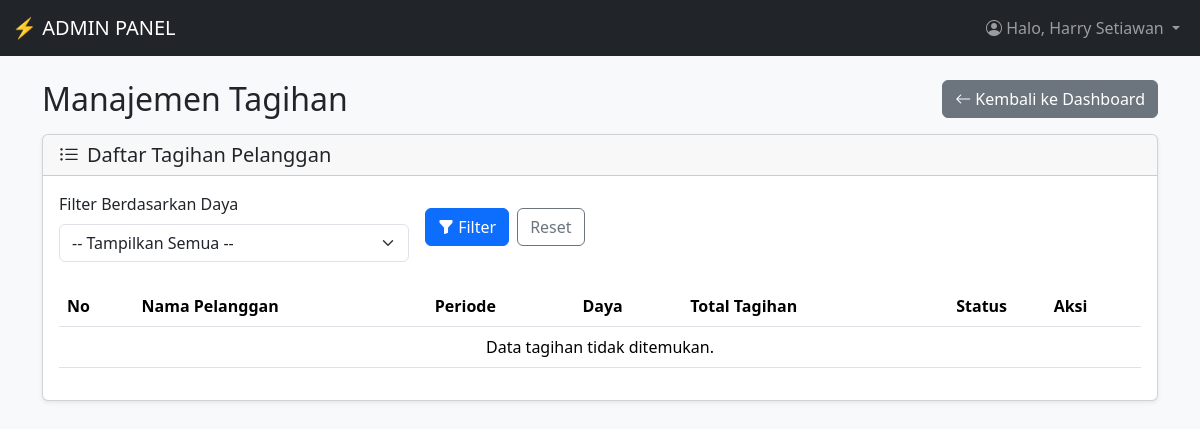
The app's page /admin/tagihan.php?daya=3500 (signed in), older data.
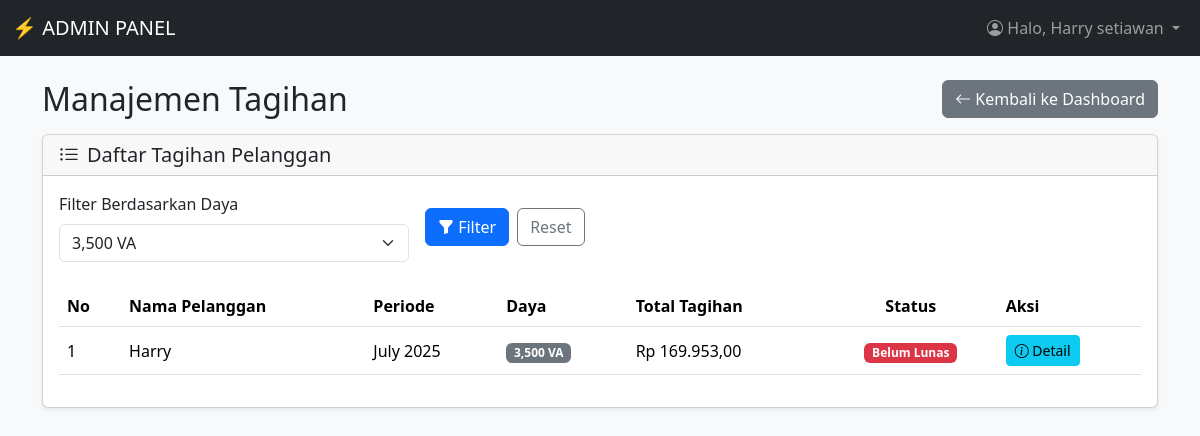
The same page, newer data.
### tables this page shows
CREATE TABLE `tagihan` (
  `id_tagihan` int(11) NOT NULL,
  `id_penggunaan` int(11) NOT NULL,
  `jumlah_meter` float NOT NULL,
  `total_bayar` decimal(12,2) NOT NULL,
  `status` enum('belum_lunas','diproses','lunas') NOT NULL DEFAULT 'belum_lunas'
);

CREATE TABLE `users` (
  `id_user` int(11) NOT NULL,
  `username` varchar(50) NOT NULL,
  `password` varchar(255) NOT NULL,
  `nama_lengkap` varchar(100) NOT NULL,
  `role` enum('admin','pelanggan') NOT NULL,
  `reset_token` varchar(255) DEFAULT NULL,
  `token_expiry` datetime DEFAULT NULL
);

CREATE TABLE `penggunaan` (
  `id_penggunaan` int(11) NOT NULL,
  `id_pelanggan` int(11) NOT NULL,
  `bulan` int(2) NOT NULL,
  `tahun` year(4) NOT NULL,
  `meter_awal` float NOT NULL,
  `meter_akhir` float NOT NULL
);

CREATE TABLE `tarif` (
  `id_tarif` int(11) NOT NULL,
  `golongan_tarif` varchar(10) NOT NULL,
  `daya` int(11) NOT NULL,
  `tarif_per_kwh` decimal(10,2) NOT NULL
);

### admin/tagihan.php (the view, shortened to what the changed rows need)
<?php
require '../config/database.php';
$filter_daya = isset($_GET['daya']) ? $_GET['daya'] : '';
$where_clause = "";
if (!empty($filter_daya)) {
    if (is_numeric($filter_daya)) {
        $where_clause = "WHERE tarif.daya = " . intval($filter_daya);
    }
}
$query = "SELECT
            tagihan.id_tagihan,
            tagihan.total_bayar,
            tagihan.status,
            penggunaan.bulan,
            penggunaan.tahun,
            users.nama_lengkap,
            tarif.daya
          FROM tagihan
          JOIN penggunaan ON tagihan.id_penggunaan = penggunaan.id_penggunaan
          JOIN pelanggan ON penggunaan.id_pelanggan = pelanggan.id_pelanggan
          JOIN users ON pelanggan.id_user = users.id_user
          JOIN tarif ON pelanggan.id_tarif = tarif.id_tarif
          $where_clause
          ORDER BY penggunaan.tahun DESC, penggunaan.bulan DESC, users.nama_lengkap ASC";
$result = mysqli_query($koneksi, $query);
$query_daya = "SELECT DISTINCT daya FROM tarif ORDER BY daya ASC";
$result_daya = mysqli_query($koneksi, $query_daya);
require '../includes/header.php';
?>
<link rel="stylesheet" href="https://cdn.jsdelivr.net/npm/bootstrap-icons@1.11.3/font/bootstrap-icons.min.css">
<nav class="navbar navbar-expand-lg navbar-dark bg-dark sticky-top">
    <div class="container-fluid">
        <div class="collapse navbar-collapse" id="navbarNav">
            <ul class="navbar-nav ms-auto">
                <li class="nav-item dropdown">
                    <a class="nav-link dropdown-toggle" href="#" id="navbarDropdown" role="button"
                        data-bs-toggle="dropdown" aria-expanded="false">
                        <i class="bi bi-person-circle"></i> Halo, <?= htmlspecialchars($_SESSION['nama_lengkap']); ?>
                    </a>
                </li>
            </ul>
        </div>
    </div>
</nav>
<div class="container mt-4">
    <div class="d-flex justify-content-between align-items-center mb-3">
        <h2 class="mb-0">Manajemen Tagihan</h2>
    </div>
    <div class="card shadow-sm">
        <div class="card-body">
            <form action="tagihan.php" method="GET" class="row g-3 align-items-center mb-4">
                <div class="col-md-4">
                    <label for="daya" class="form-label">Filter Berdasarkan Daya</label>
                    <select name="daya" id="daya" class="form-select">
                        <option value="">-- Tampilkan Semua --</option>
                        <?php while ($row_daya = mysqli_fetch_assoc($result_daya)): ?>
                            <option value="<?= $row_daya['daya']; ?>" <?= ($filter_daya == $row_daya['daya']) ? 'selected' : ''; ?>>
                                <?= number_format($row_daya['daya']); ?> VA
                            </option>
                        <?php endwhile; ?>
                    </select>
                </div>
            </form>
            <div class="table-responsive">
                <table class="table table-hover align-middle">
                    <thead>
                        <tr>
                            <th>No</th>
                            <th>Nama Pelanggan</th>
                            <th>Periode</th>
                            <th>Daya</th>
                            <th>Total Tagihan</th>
                            <th class="text-center">Status</th>
                            <th>Aksi</th>
                        </tr>
                    </thead>
                    <tbody>
                        <?php if (mysqli_num_rows($result) > 0): ?>
                            <?php $no = 1; ?>
                            <?php while ($row = mysqli_fetch_assoc($result)): ?>
                                <tr>
                                    <td><?= $no++; ?></td>
                                    <td><?= htmlspecialchars($row['nama_lengkap']); ?></td>
                                    <td><?= date("F Y", mktime(0, 0, 0, $row['bulan'], 1, $row['tahun'])); ?></td>
                                    <td><span class="badge bg-secondary"><?= number_format($row['daya']); ?> VA</span></td>
                                    <td>Rp <?= number_format($row['total_bayar'], 2, ',', '.'); ?></td>
                                    <td class="text-center">
                                        <?php
                                        if ($row['status'] == 'belum_lunas') {
                                            echo '<span class="badge bg-danger">Belum Lunas</span>';
                                        } elseif ($row['status'] == 'diproses') {
                                            echo '<span class="badge bg-warning text-dark">Diproses</span>';
                                        } else {
                                            echo '<span class="badge bg-success">Lunas</span>';
                                        }
                                        ?>
                                    </td>
                                    <td>
                                        <a href="detail_tagihan.php?id=<?= $row['id_tagihan']; ?>"
                                            class="btn btn-sm btn-info"><i class="bi bi-info-circle"></i> Detail</a>
                                    </td>
                                </tr>
                            <?php endwhile; ?>
                        <?php else: ?>
                            <tr>
                                <td colspan="7" class="text-center">Data tagihan tidak ditemukan.</td>
                            </tr>
                        <?php endif; ?>
                    </tbody>
                </table>
            </div>
        </div>
    </div>
</div>
<?php require '../includes/footer.php'; ?>

Row changes from the older to the newer data that the page shows:
now on this page (row edited): tagihan: users.nama_lengkap "Harry", id_penggunaan.tahun "July 2025", tarif.daya "3,500", total_bayar "169.953,00", status "Belum Lunas"
Text that changed along with them:
$_SESSION['nama_lengkap']: "Harry Setiawan" → "Harry setiawan"
form field daya: "-- Tampilkan Semua --" → "3,500 VA"
text no longer shown: "Data tagihan tidak ditemukan."
